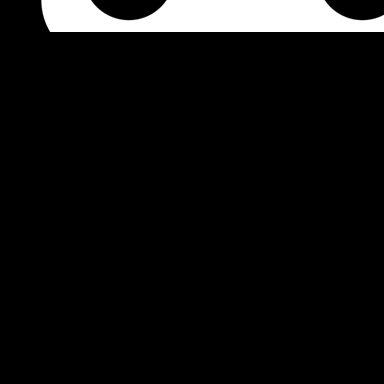

This is a level from a 2D game, rendered from its Tiled map with the project's own tilesets. A one-line summary and the complete map file follow:
An orthogonal 12x12 tile map with 32x32 px tiles, 1 tile layer (Tile Layer 1).

<map version="1.5" tiledversion="1.7.2" orientation="orthogonal" renderorder="right-down" width="12" height="12" tilewidth="32" tileheight="32" infinite="0" nextlayerid="2" nextobjectid="1">
 <tileset firstgid="1" source="dice.tsx" />
 <layer id="1" name="Tile Layer 1" width="12" height="12">
  <data encoding="csv">
6,0,0,0,0,0,0,0,0,0,0,0,
0,0,0,0,0,0,0,0,0,0,0,0,
0,0,0,0,0,0,0,0,0,0,0,0,
0,0,0,0,0,0,0,0,0,0,0,0,
0,0,0,0,0,0,0,0,0,0,0,0,
0,0,0,0,0,0,0,0,0,0,0,0,
0,0,0,0,0,0,0,0,0,0,0,0,
0,0,0,0,0,0,0,0,0,0,0,0,
0,0,0,0,0,0,0,0,0,0,0,0,
0,0,0,0,0,0,0,0,0,0,0,0,
0,0,0,0,0,0,0,0,0,0,0,0,
0,0,0,0,0,0,0,0,0,0,0,0
</data>
 </layer>
</map>
